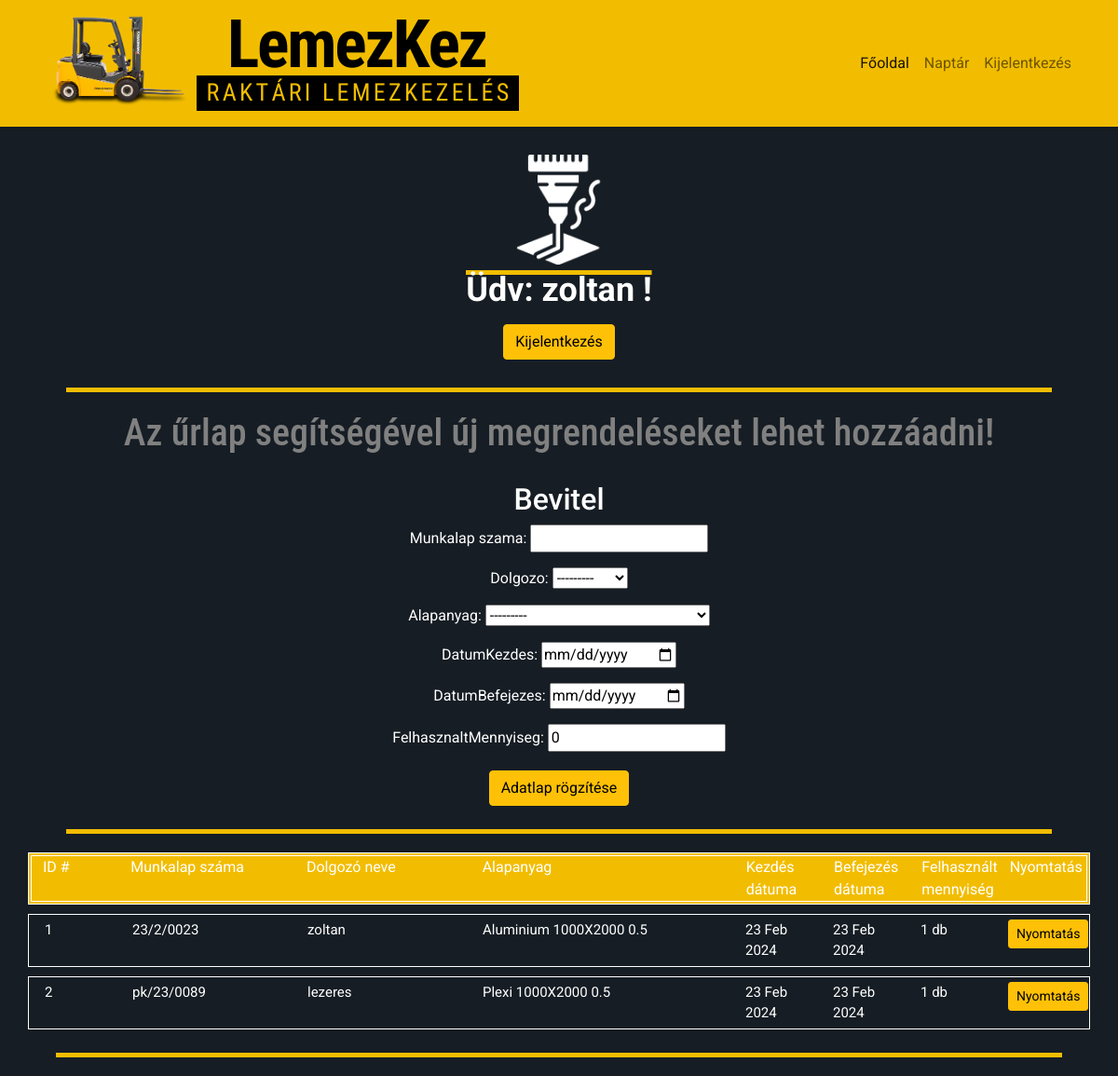
The page /megrendeles/ (signed in) on the database as committed earlier.
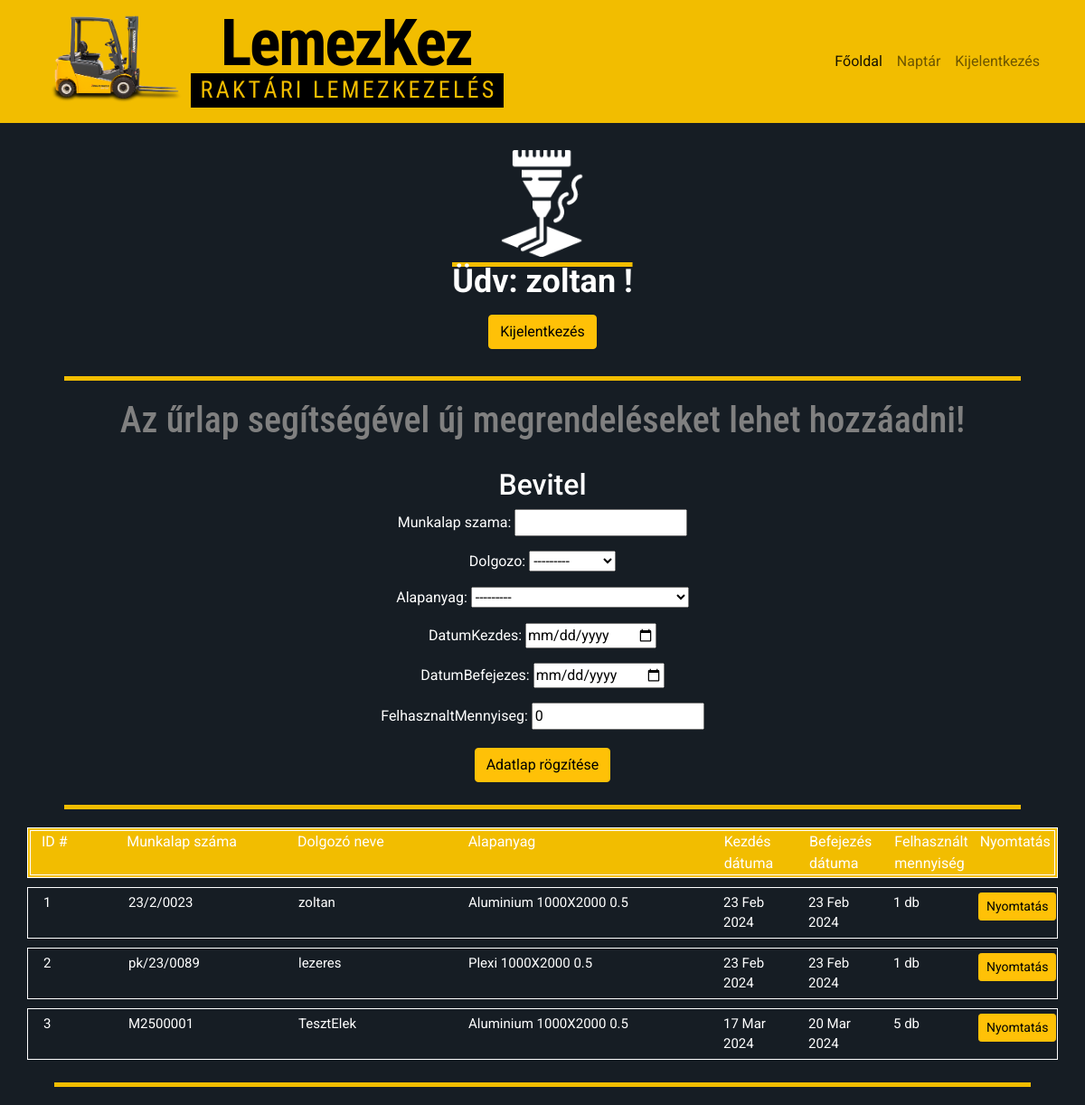
The same page on the database as committed later.
### raktar_app/models.py (models this page shows)
class CustomUser(AbstractUser):
     raktaros = models.BooleanField(default=False)
     lezervago = models.BooleanField(default=False)

class Megrendelesek(models.Model):
        munkalap_szama = models.CharField(max_length = 30)
        dolgozo = models.ForeignKey(CustomUser, on_delete = models.CASCADE)
        alapanyag = models.ForeignKey(Alapanyag ,on_delete = models.CASCADE)
        datumKezdes = models.DateField()
        datumBefejezes = models.DateField()
        felhasznaltMennyiseg = models.PositiveIntegerField(default=0)

class Alapanyag(models.Model):
     anyagtipus = [
                        ("Aluminium" , "Aluminium"),
                        ("Horganyzott" , "Horganyzott"),
                        ("Plexi", "Plexi"),
                        ("Rozsdamentes","Rozsdamentes"),
                        ("Szénacél", "Szénacél") ]
     anyagtipusa= models.CharField(max_length = 20 ,choices = anyagtipus)
     vastagsag = [("0.5", "0.5"),
                  ("1.0", "1.0"),
                  ("1,5", "1,5"),
                  ("2.0", "2.0"),
                  ("2,5", "2,5")]
     vastagsag_valaszt = models.CharField(max_length = 10, choices = vastagsag)
     meret = [("1000X2000", "1000X2000"),
              ("1250X2500", "1250X2000"),
              ("1500X3000", "1500X3000"),
              ]
     meret_valaszt = models.CharField(max_length =30, choices = meret)
     darabszam = models.PositiveIntegerField(default=0)
     polc_szama = models.PositiveIntegerField(default=0)
     rogzit_datum = models.DateField()
     kiadasdatuma = models.DateTimeField()
     def __str__(self):
        return f"{self.anyagtipusa} {self.meret_valaszt} {self.vastagsag_valaszt}"

### raktar_app/views.py (the view, shortened to what this page needs)
# urls.py: path('megrendeles/', views.megrendeles, name= 'megrendeles'),
def megrendeles(request):
    megrform = MegrendelesForm()
    megrendelesek_lista = Megrendelesek.objects.all()
    return render(request, 'megrendeles.html', { 'object_list':megrendelesek_lista,
                                            'megrform': megrform})

### raktar_app/forms.py
class MegrendelesForm(forms.ModelForm):
    class Meta:
        model = Megrendelesek
        fields = ('munkalap_szama',
                  'dolgozo',
                  'alapanyag',
                  'datumKezdes',
                  'datumBefejezes',
                  'felhasznaltMennyiseg')
        widgets={'datumKezdes': forms.DateInput(attrs={"type": "date"},format = "%Y-%m-%d" ),
                 'datumBefejezes': forms.DateInput(attrs={"type": "date"}, format = "%Y-%m-%d" )}

### templates/megrendeles.html (shortened to what this page needs)
{% load static %}
<!DOCTYPE html>
<html lang="hu">
<head>
  <link href="https://cdn.jsdelivr.net/npm/bootstrap@5.0.2/dist/css/bootstrap.min.css" rel="stylesheet"
>
  <link rel="stylesheet" href="{% static 'css/megrendeles.css' %}">
</head>
<body>
  <nav class="navbar navbar-expand-lg navbar-light">
    <div class="container">
      <a class="navbar-logo1" href=""><img src="/static/pictures/lemezkez-logo-navbar-forklift.png" alt="LemezKez Logó"
          title="LemezKez Logója">
        <a class="navbar-logo2" href=""><img src="/static/pictures/lemezkez-logo-navbar.png" alt="LemezKez Logó"
            title="LemezKez Logója">
          <div class="collapse navbar-collapse" id="navbarNav">
            <ul class="navbar-nav ms-auto">
              <li class="nav-item">
                <a class="nav-link active" aria-current="page" href="http://127.0.0.1:8000/">Főoldal</a>
              </li>
              <li class="nav-item">
                <a class="nav-link" href="http://127.0.0.1:8000/naptar">Naptár</a>
              </li>
              <li class="nav-item">
                <a class="nav-link" href="http://127.0.0.1:8000/login">Kijelentkezés</a>
              </li>
            </ul>
          </div>
    </div>
  </nav>
  <div id="kozepre" class="container-fluid">
    <img class="warning-pics" src="/static/pictures/laser-cutting-machine-feher.png" alt="felhasználói ikon">
    {% if user.is_authenticated and user.lezervago == True %}
    <div class="loggedin">
      <span> Üdv: {{user.username}} !</span>
    </div>
    <form action="{% url 'logout' %}" method="post">
      <div class="form-group" id="kijelentkezesGomb"><button class="btn btn-block btn btn-warning"
          type="submit">Kijelentkezés</button></div>
    </form>
  </div>
  <div id="kozepre" class="container-fluid">
    <div class="sarga-csik"></div>
    <h1 class="roboto-condensed-sajat">Az űrlap segítségével új megrendeléseket lehet hozzáadni!</h1>
    <form method="POST">
      <h2>Bevitel</h2>
      {{megrform.as_p}}
      <div class="form-group" id="rogzitesGomb"><button class="btn btn-block btn btn-warning">Adatlap rögzítése</button>
      </div>
    </form>
    <div class="sarga-csik"></div>
  </div>
  <div class="container">
    <div class="row table-header">
      <div class="col-md-1">ID #</div>
      <div class="col-md-2">Munkalap száma</div>
      <div class="col-md-2">Dolgozó neve</div>
      <div class="col-md-3">Alapanyag</div>
      <div class="col-md-1">Kezdés dátuma</div>
      <div class="col-md-1">Befejezés dátuma</div>
      <div class="col-md-1">Felhasznált mennyiség</div>
      <div class="col-md-1">Nyomtatás</div>
    </div>
    {% for adatok in object_list %}
    <div class="row table-row">
      <div class="col-sm-1">{{ adatok.id }}</div>
      <div class="col-sm-2">{{ adatok.munkalap_szama }}</div>
      <div class="col-sm-2">{{ adatok.dolgozo }}</div>
      <div class="col-sm-3">{{ adatok.alapanyag }}</div>
      <div class="col-sm-1">{{ adatok.datumKezdes }}</div>
      <div class="col-sm-1">{{ adatok.datumBefejezes }}</div>
      <div class="col-sm-1">{{ adatok.felhasznaltMennyiseg }} db</div>
      <div class="col-sm-1"><button class="btn btn-block btn btn-warning btn-sm">Nyomtatás</button></div>
    </div>
    {% endfor %}
  </div>
  <div class="sarga-csik"></div>
  {%endif%}
</body>
</html>

### static/css/megrendeles.css (style rules this page uses)
body { font-family: 'Roboto', sans-serif; background-color: #161D24; color: white; }
.roboto-condensed-sajat { font-family: "Roboto Condensed", sans-serif; font-optical-sizing: auto; font-weight: 500; font-style: normal; }
p { color: white; text-align: center; }
.navbar { background-color: #F2BD00; }
.navbar-logo1 img { max-height: 120px; height: auto; margin-right: 10px; }
.navbar-logo2 img { max-height: 110px; height: auto; margin-right: 10px; }
#kozepre { margin-top: 30px; align-items: center; text-align: center; font-family: 'Roboto', sans-serif; }
h1 { text-align: center; color: grey; margin-left: auto; margin-right: auto; }
h2 { padding-top: 20px; text-align: center; color: white; margin-left: auto; margin-right: auto; }
.warning-pics { max-width: 10%; }
.loggedin { font-weight: bold; color: white; font-size: 18px; font-family: 'Roboto'; }
span { font-family: 'Roboto'; font-size: 2em; transform: translate(-70%, -70%); background-image: radial-gradient(#F2BD00, #F2BD00); background-size: 100% 5px; background-repeat: no-repeat; background-position: 100% 0%; transition: background-size .5s, background-position .5s ease-in-out; }
.sarga-csik { margin-top: 25px; margin-bottom: 20px; margin-left: auto; margin-right: auto; width: 90%; height: 5px; background-color: #f2bd00; }
#kijelentkezesGomb { margin-top: 10px; }
#rogzitesGomb { margin-top: 20px; }
.table-header { padding: auto; text-align: left; font-size: 16px; background-color: #F2BD00; border: 4px double white; margin-bottom: 10px; }
.table-row { padding: 5px; text-align: left; font-size: 15px; border: 1px solid #FFFFFF; margin-bottom: 10px; }

Rows that differ between the two databases and show on the page:
added Megrendelesek: id "3", munkalap_szama "M2500001", dolgozo "TesztElek", alapanyag "Aluminium 1000X2000 0.5", datumKezdes "17 Mar 2024", datumBefejezes "20 Mar 2024", felhasznaltMennyiseg "5"
